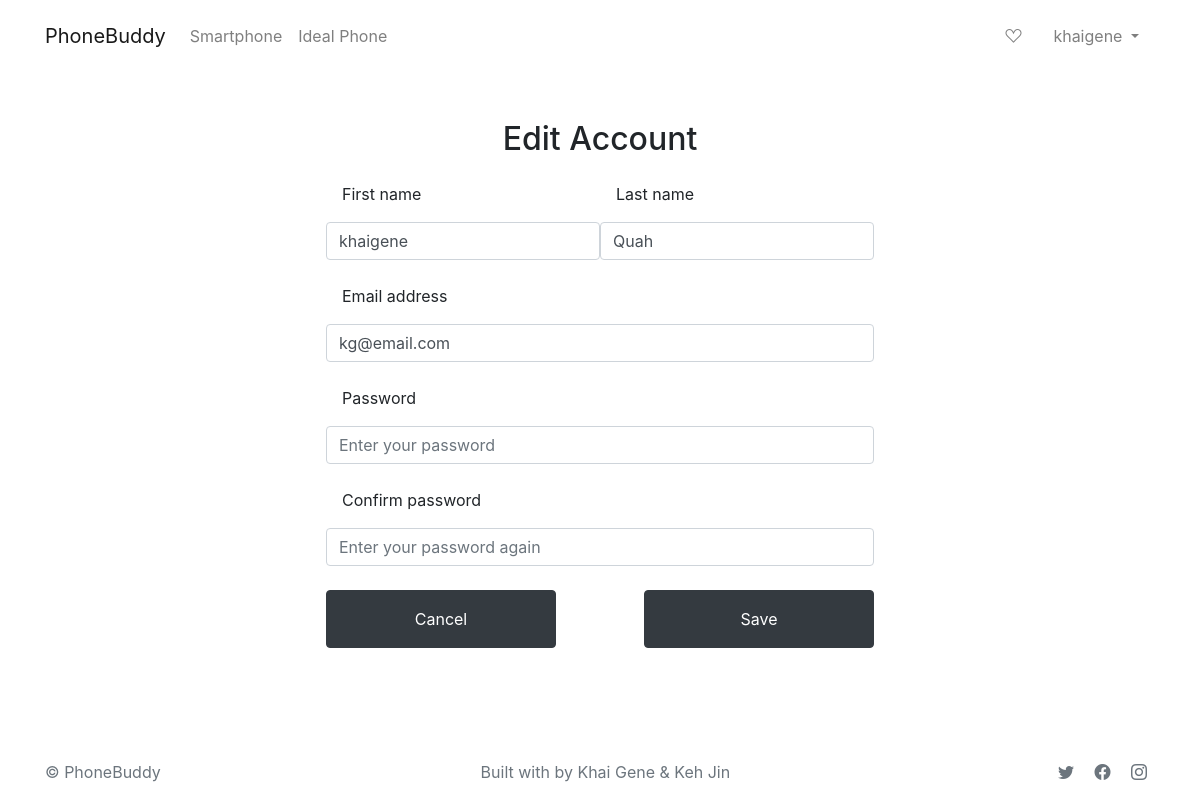
The app's page /edit (signed in), older data.
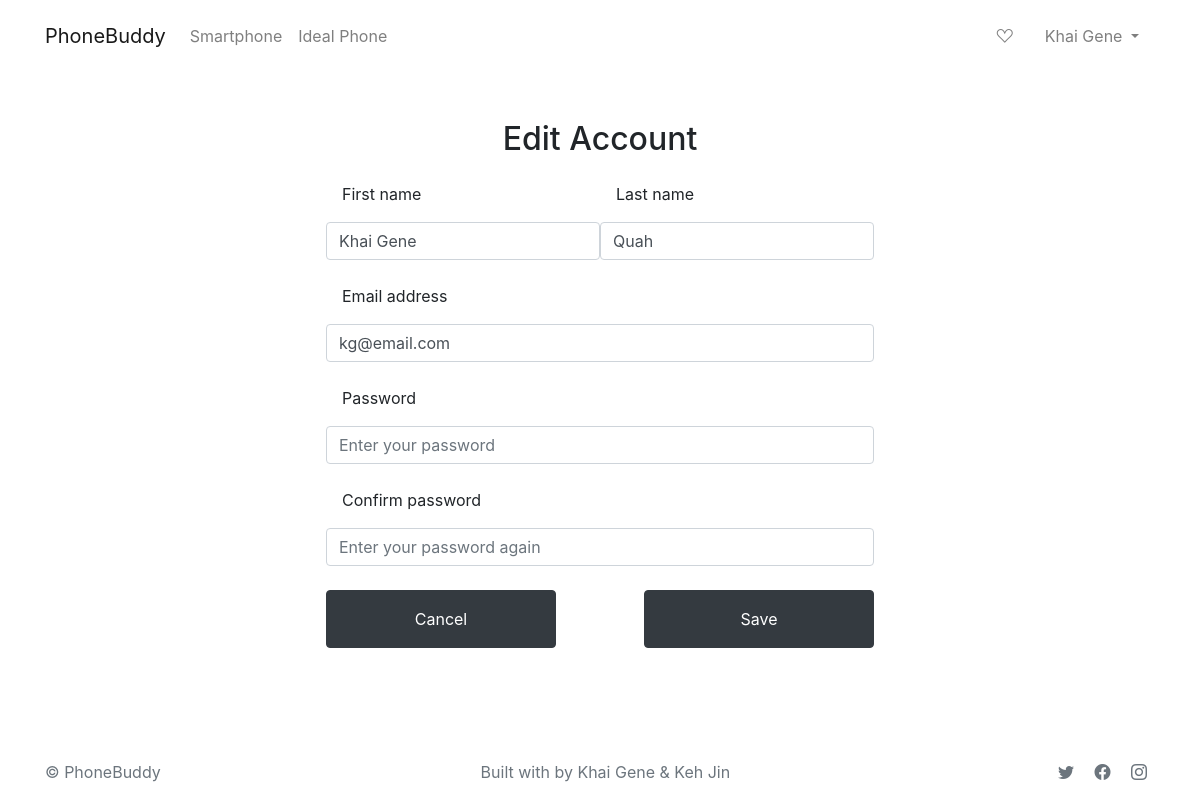
The same page, newer data.
### tables this page shows
CREATE TABLE User (
    id INTEGER PRIMARY KEY AUTOINCREMENT,
    first_name STRING NOT NULL,
    last_name STRING NOT NULL,
    email STRING NOT NULL UNIQUE,
    password STRING NOT NULL,
    type STRING NOT NULL
);

### app.py (the view, shortened to what this page needs)
@app.route('/edit',methods = ['GET','POST'])
def edit():
    if session.get('loggedin') == True:
        id = session['id']
        conn = get_db_connection()
        users = conn.execute('SELECT * FROM User WHERE id = ?',(id)).fetchall()
        form = EditForm(request.form)
        return render_template('edit.html',users = users, form = form)
    else:
        message = "Unauthorized Access! Please login to continue."
        flash(message,'InvalidLogin')
        return redirect('/login')

### app.py
class EditForm(Form):
    first_name = StringField('first_name',[validators.DataRequired()])
    last_name = StringField('last_name',[validators.DataRequired()])
    email = StringField('email',[validators.DataRequired()])
    password = PasswordField('password',[validators.Length(min = 6), validators.DataRequired(), validators.EqualTo('password_confirmation', message = 'Password Must Match')])
    password_confirmation = PasswordField('password_confirmation',[validators.DataRequired()])

### app.py (called while the page is built)
def get_db_connection():
    conn = sql.connect('database.db')
    conn.row_factory = sql.Row
    return conn

### templates/edit.html (shortened to what this page needs)
{% extends 'base.html' %}
{% block main %}
<div class="m-auto py-5" style="min-width: 500px;">
    <form action="/edit" method="POST">
        <div>
            <h2 class="text-center fw-bold fs-2 mb-4 p-0 m-0">Edit Account</h2>
          {% for user in users %}
            <div class="input-group justify-content-between">
                <div class="form-floating mb-4" style="min-width: 230px;">
                    <label for="firstName">First name</label>
                    <input id="first_name" name="first_name" class="form-control" placeholder="John" value= "{{ user[1] }}"  />
                </div>
                <div class="form-floating mb-4" style="min-width: 230px;">
                    <label for="lastName">Last name</label>
                    <input id="last_name" name="last_name" class="form-control" placeholder="Doe" value= "{{ user[2] }}"/>
                </div>
            </div>
            <div class="form-floating mb-4">
                <label for="email">Email address</label>
                <input id="email" name="email" class="form-control" type="email" placeholder="name@example.com" value= "{{ user[3] }}" />
            </div>
            <div class="form-floating mb-4">
                <label for="password">Password</label>
                <input id="password" name="password" class="form-control" type="Password" placeholder="Enter your password" />
            </div>
            <div class="form-floating mb-4">
                <label for="passwordConfirmation">Confirm password</label>
                <input id="password_confirmation" name="password_confirmation" class="form-control" type="password" placeholder="Enter your password again" />
            </div>
            {% endfor %}
            <div class="input-group justify-content-between">
                <div class="form-floating mb-4" style="min-width: 230px;">
                    <button type="reset" class="btn btn-dark d-block w-100 py-3 mb-4" href="/edit">Cancel</button>
                </div>
                <div class="form-floating mb-4" style="min-width: 230px;">
                <button type="submit" class="btn btn-dark d-block w-100 py-3 mb-4">Save</button>
            </div>
        </div>
        </div>
    </form>
</div>
{% endblock %}

### templates/base.html (shortened to what this page needs)
<!DOCTYPE html>
<html lang="en">
<head>
    <link rel="stylesheet" href="https://cdn.jsdelivr.net/npm/bootstrap@4.3.1/dist/css/bootstrap.min.css">
    <link rel="stylesheet" href="https://cdn.jsdelivr.net/npm/bootstrap-icons@1.5.0/font/bootstrap-icons.css" />
    <link rel="stylesheet"  type= "text/css" href="{{ url_for('static',filename='smartphone.css') }}" />
    <link rel="stylesheet" href="https://stackpath.bootstrapcdn.com/bootstrap/4.5.0/css/bootstrap.min.css">
</head>
<body class="d-flex flex-column vh-100">
    <header>
        <nav class="navbar navbar-light navbar-expand-lg py-3 bg-white">
            <div class="container position-relative">
                <a href="/" class="navbar-brand">PhoneBuddy</a>
                <div class="collapse navbar-collapse">
                    <ul class="navbar-nav mr-auto">
                        <li class="nav-item">
                        <a class="nav-link" href="/smartphone">Smartphone</a>
                        </li>
                        <li class="nav-item">
                        <a class="nav-link" href="/idealFirst">Ideal Phone</a>
                        </li>
                    </ul>
                </div>
                {% if session.username %}
                <ul class="navbar-nav">
                    <li class="nav-item px-2">
                        <a class="nav-link" href="/favourite">
                            <i class="bi bi-suit-heart"></i>
                        </a>
                    </li>
                    {% if session.type == 'admin' %}
                        <li class="nav-item dropdown px-2">
                            <a class="nav-link dropdown-toggle" href="#" role="button" id="dropdownMenuLink" data-toggle="dropdown" aria-haspopup="true" aria-expanded="false">
                                {{ session.username }}
                            </a>
                        </li>
                    {% endif %}
                </ul>
                {% else %}
                <ul class="navbar-nav">
                    <li class="nav-item dropdown px-1">
                        <a class="nav-link pl-4 pr-4" href="/login">Sign In</a>
                    </li>
                </ul>
                {% endif %}
            </div>
        </nav>
    </header>
    {% block main %}
    {% endblock %}
    <footer class="footer py-3">
        <div class="container d-flex justify-content-between">
            <p class="fs-6 m-0 text-muted">&copy; PhoneBuddy</p>
            <div class="d-flex">
                <p class="fs-6 m-0 text-muted">Built with by Khai Gene & Keh Jin</p>
            </div>
            <div>
                <a href="https://www.twitter.com" class="mx-2 text-muted text-decoration-none" target="_blank">
                    <i class="bi bi-twitter"></i>
                </a>
                <a href="https://www.facebook.com" class="mx-2 text-muted text-decoration-none" target="_blank">
                    <i class="bi bi-facebook"></i>
                </a>
                <a href="https://www.instagram.com" class="mx-2 text-muted text-decoration-none" target="_blank">
                    <i class="bi bi-instagram"></i>
                </a>
            </div>
        </div>
    </footer>
</body>
</html>

Row changes from the older to the newer data that the page shows:
changed User "Quah": username "khaigene" → "Khai Gene"; first_name "khaigene" → "Khai Gene"
